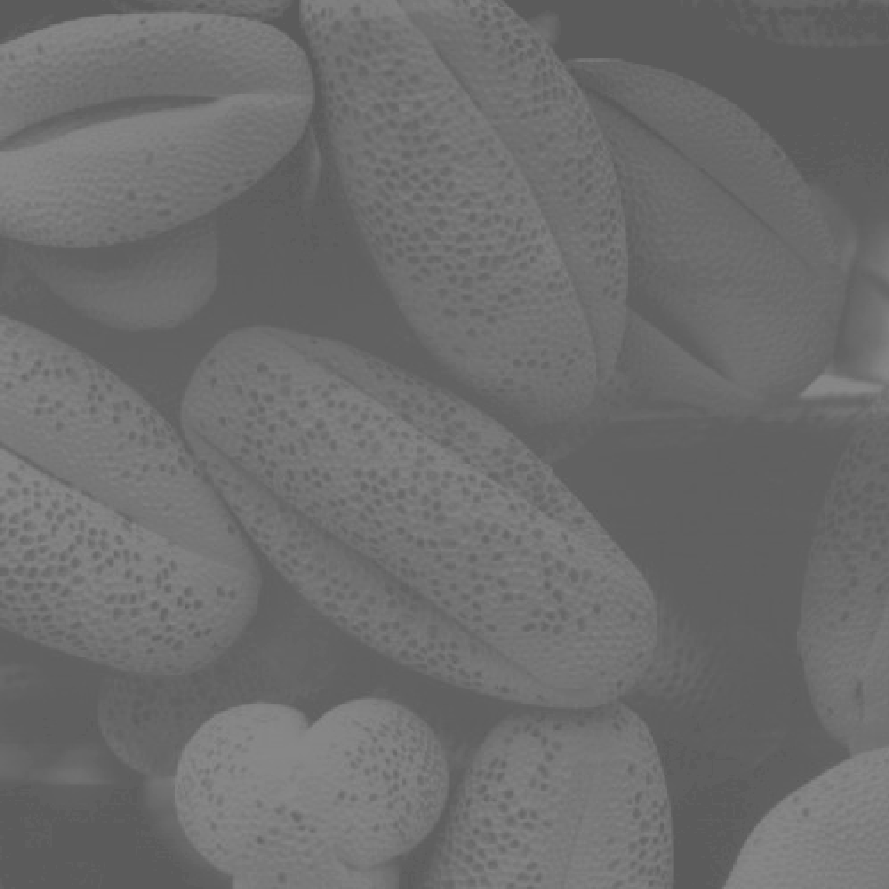
#> input picture data/Fig0310(b)(washed_out_pollen_image).tif, 889 x 889 px
$ python 1B.py   (older library calls are emulated)
#> lines starting #> are read from the running program, lines starting #| are printed output that depends on the picture
import numpy as np
import matplotlib.pyplot as plt
import matplotlib.image as mpimg

# Global max and min intensity values for plotting
max_r = np.iinfo(np.uint8).max
min_r = np.iinfo(np.uint8).min

if __name__ == "__main__":
	# Load image to numpy array
	img = mpimg.imread('data/Fig0310(b)(washed_out_pollen_image).tif')
#> img is the input picture: shape (889, 889); min 91, max 138, mean 109.1
	u, v = img.shape
#> u = 889; v = 889

	# Get number of occurences of each intensity level
	n = np.bincount(img.ravel(), minlength=max_r+1).astype(np.float64)
#> n = 256 values, max 60247 at index 96, min 0 at index 0, mean 3087.2

	# Get cumulative distribution function
	su = 0
	s = np.zeros_like(n)
#> s = 256 values from 0 to 0
	for j in range(0, max_r+1):
		su += n[j]
		s[j] = su
#> after the loop, s = 256 values from 0 to 790321; su = 790321

	s = np.around(s*max_r/img.size)
#> s = 256 values from 0 to 255

	# Create output image by mapping intensity values in the input image to s values
	img_eq = np.zeros_like(img)
	for i in range(0, u):
		for j in range(0, v):
			img_eq[i, j] = s[img[i,j]]
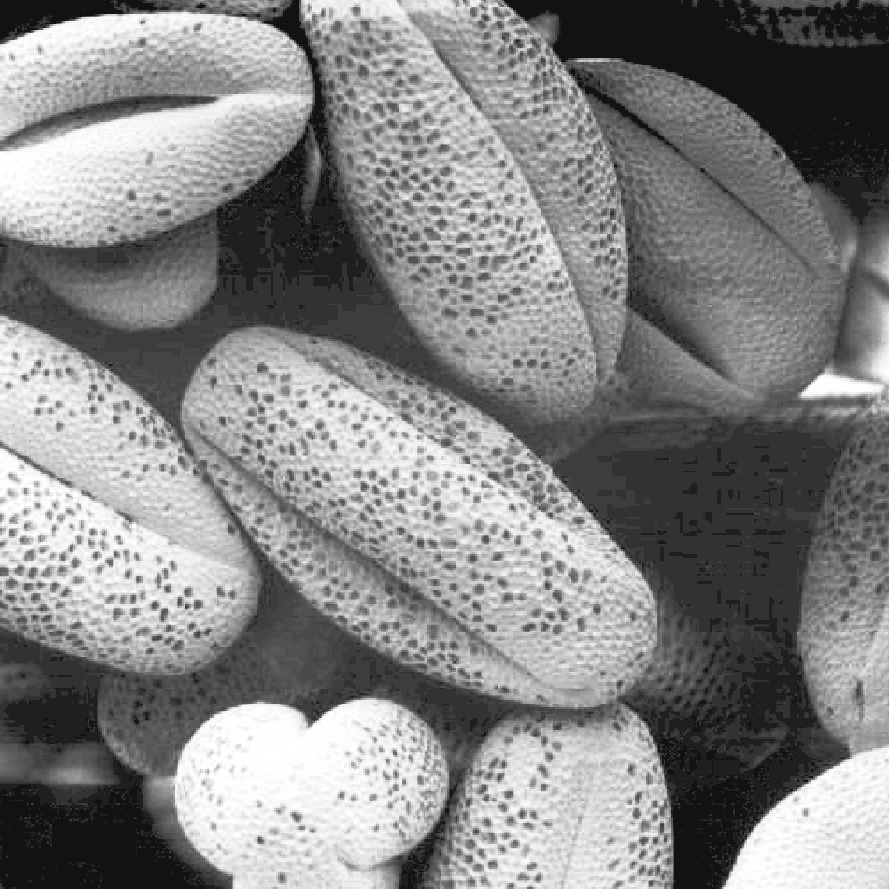
#> img_eq: shape (889, 889); min 18, max 255, mean 132


	fig = plt.figure()
	fig.suptitle('1B: Histogram Equalization', fontsize=20)

	# Plot equalized image
	ax = plt.subplot(1,2,1)
	ax.set_title("Equalized Image")
	plt.imshow(img_eq, cmap=plt.cm.gray, vmin=min_r, vmax=max_r)
	plt.axis('off')

	# Plot equalized histogram
	ax = plt.subplot(1,2,2)
	ax.set_title("Equalized Histogram")
	plt.hist(img_eq.ravel(), bins=max_r, range=(min_r, max_r), normed=True, color='k')
	plt.xlim((min_r,max_r))

	plt.show()
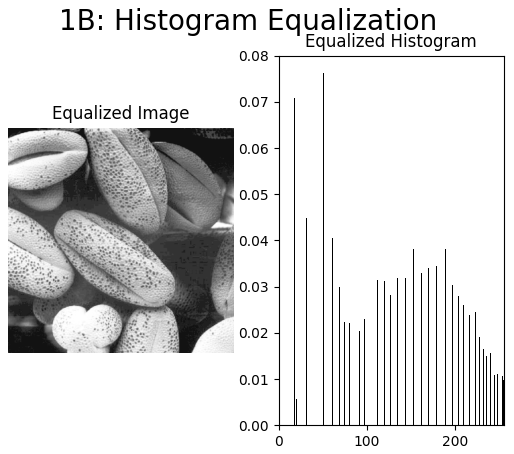
#> figure drawn by matplotlib, 2 panels; panel 2: tallest bar 0.0762 high, from x = 50 to 51
